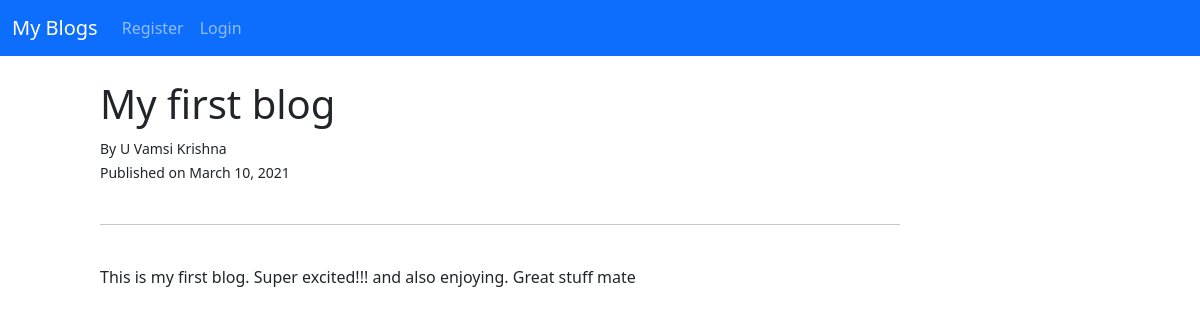
Page /article/3 on the committed database.
### myblog/models.py (models this page shows, shortened)
class Publish(models.Model):
    title = models.CharField(max_length=50)
    author = models.ForeignKey(User, on_delete=models.CASCADE)
    body = models.TextField()
    date = models.DateField(auto_now_add=True)
    category = models.CharField(max_length=255, default='untitled')

### myblog/views.py (the view)
# urls.py: path('article/<int:pk>', ArticleView.as_view(), name='article'),
class ArticleView(DetailView):
    model = Publish
    template_name = 'article.html'

### myblog/templates/article.html (shortened to what this page needs)
{% extends 'base.html' %}
{% block content%}
<h1> {{ publish.title}} </h1>
<small>By {{publish.author.first_name}} {{publish.author.last_name}} <br/> Published on {{publish.date  }}  <br/>
</small><br/>
<hr>
<br/>
{{ publish.body|safe}}
{% endblock %}

### rows in the picture
Publish: title "My first blog", author.first_name "U Vamsi", author.last_name "Krishna", date "March 10, 2021", body "This is my first blog. Super excited!!! and also enjoying. Great stuff mate"
